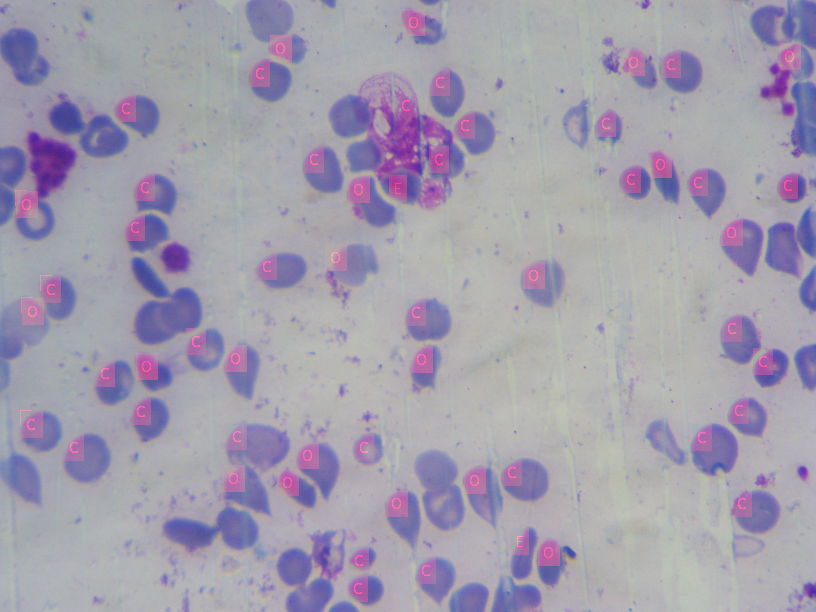
%> input picture Scripts/im_clasif.png, 816 x 612 px
$ octave --eval "result = Preproc(rgb2gray(imread('im_clasif.png')));"   (GNU Octave 9; MATLAB toolbox functions it lacks are replaced by stand-ins)
%> lines starting %> are read from the running program, lines starting %| are printed output that depends on the picture; in (x1, y1, x2, y2) boxes, pixels count from 0 and x2, y2 are one past the last pixel; in counts of white or black regions, pixels touching at a corner belong together; the program's own positions count from 1
function [im_fil]=Preproc(im)
%Recibe la imagen en escala de grises, luego de haber eliminado los
%leucocitos con EliminarWBC


% Umbralizaci髇
U=graythresh(im);
%> U = 0.573
im_bin=imbinarize(im,U);
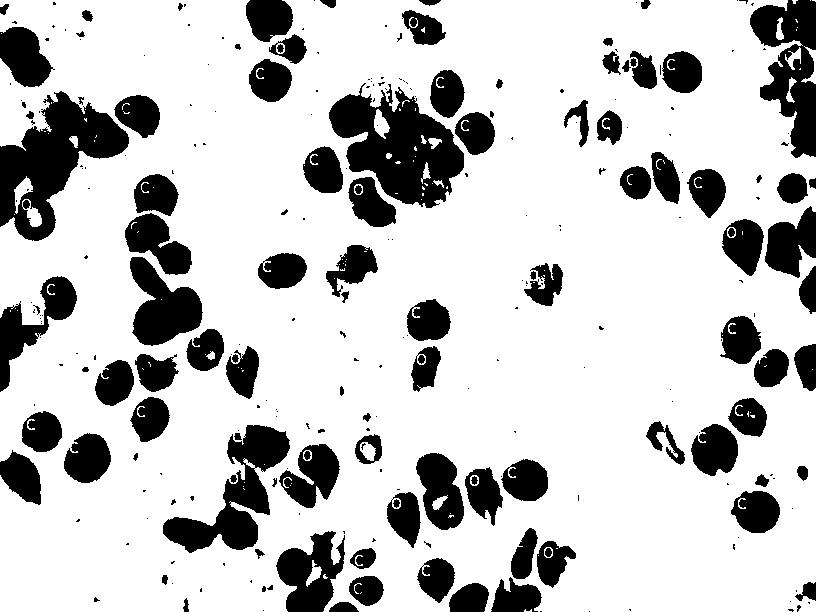
%> im_bin: size 612x816 logical; 77.9% white; 275 black regions (163 under 20 px), largest, box (x1, y1, x2, y2) and area: (329, 83, 464, 208) 9126, (0, 91, 129, 241) 8772, (163, 425, 290, 553) 5975
% im_bin=imcomplement(im_bin);


% Filtrado morfol骻ico
SE=strel('disk',4);
im_fil=imopen(im_bin,SE);
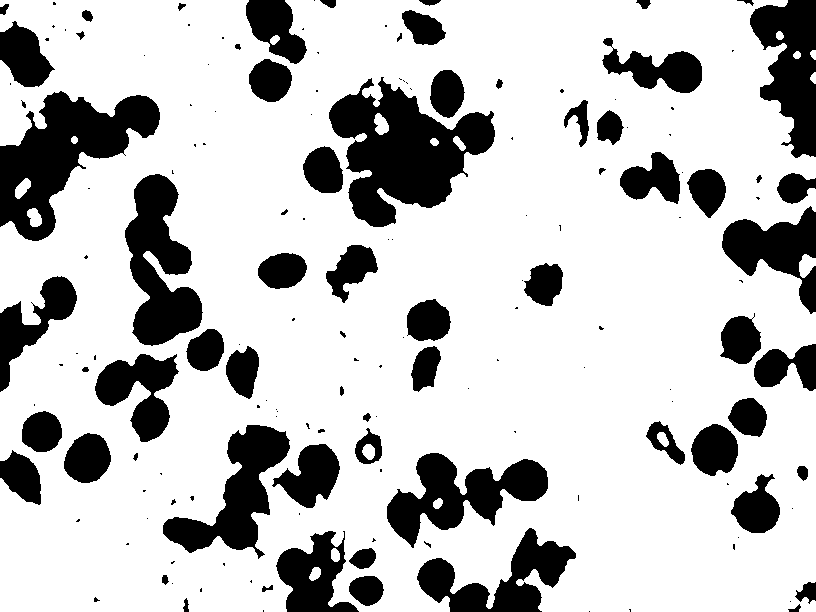
%> im_fil: size 612x816 logical; 76.4% white; 163 black regions (93 under 20 px), largest, box (x1, y1, x2, y2) and area: (329, 77, 495, 227) 12914, (0, 91, 160, 241) 10809, (125, 174, 203, 346) 7683


% Elimino c閘ulas ruido
[label n]=bwlabel(im_fil,4);
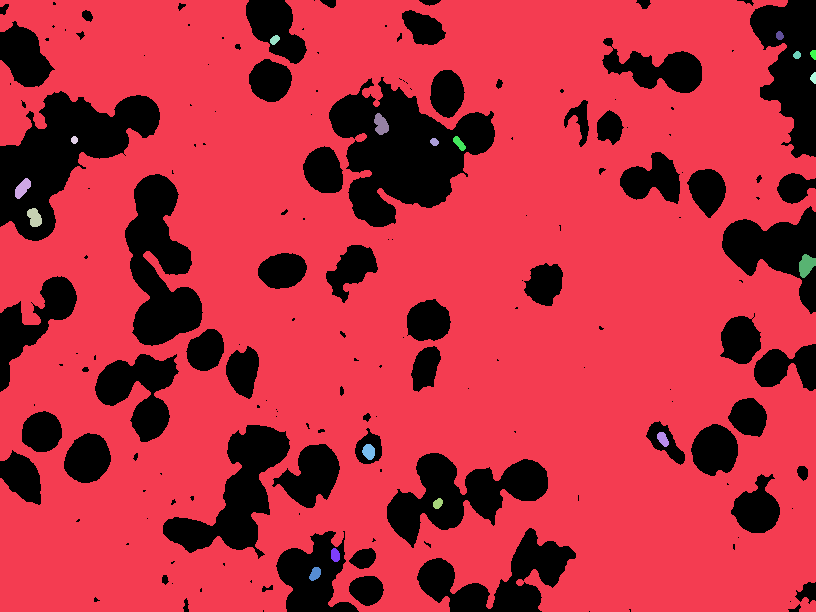
%> label: size 612x816 double; 19 distinct labels, from 0 to 18; one colour per label, 0 black
%> n = 18
for i=1:n
ind=find(label==i);
    if(size(ind,1)<200) %defino un umbral emp韗ico
        im_fil(ind)=0;
    end
end
%> this loop made 18 passes
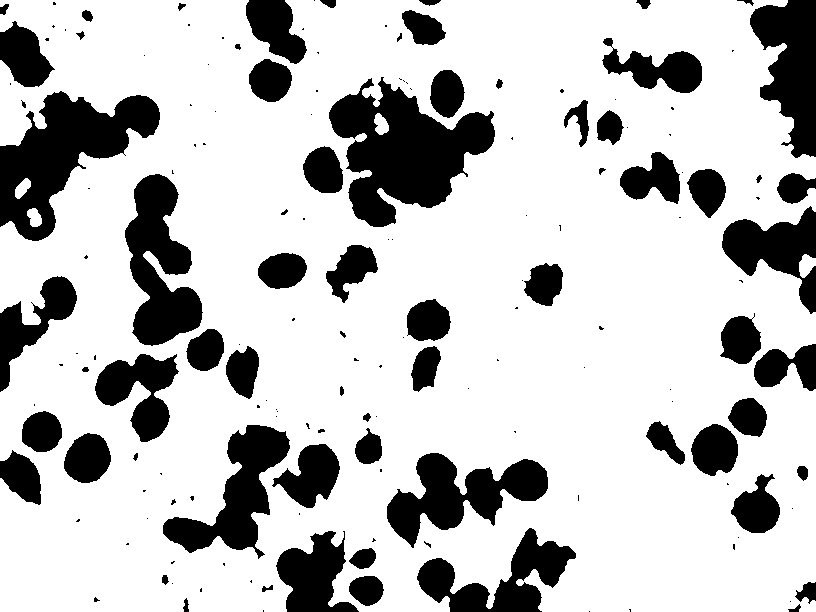
%> im_fil: size 612x816 logical; 76.2% white; 163 black regions (93 under 20 px), largest, box (x1, y1, x2, y2) and area: (329, 77, 495, 227) 13071, (0, 91, 160, 241) 10853, (125, 174, 203, 346) 7683

% rectangulos
im_fil=imclearborder(im_fil); %Elimino las c閘ulas sobre el borde, ya que probablemente esten cortadas y no son representativas
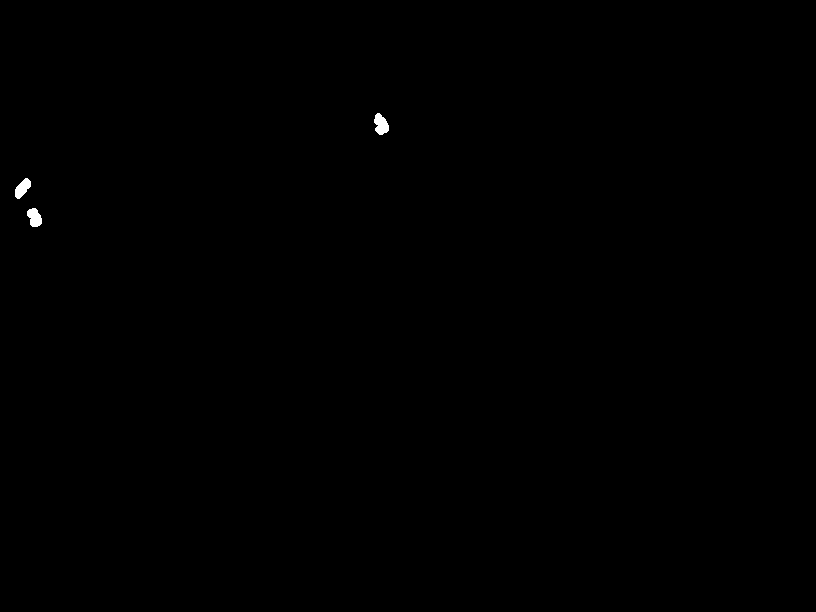
%> im_fil: size 612x816 logical; 0.13% white; 3 white regions, box (x1, y1, x2, y2) and area: (374, 113, 389, 135) 226, (27, 208, 42, 227) 205, (15, 178, 31, 199) 200
end
